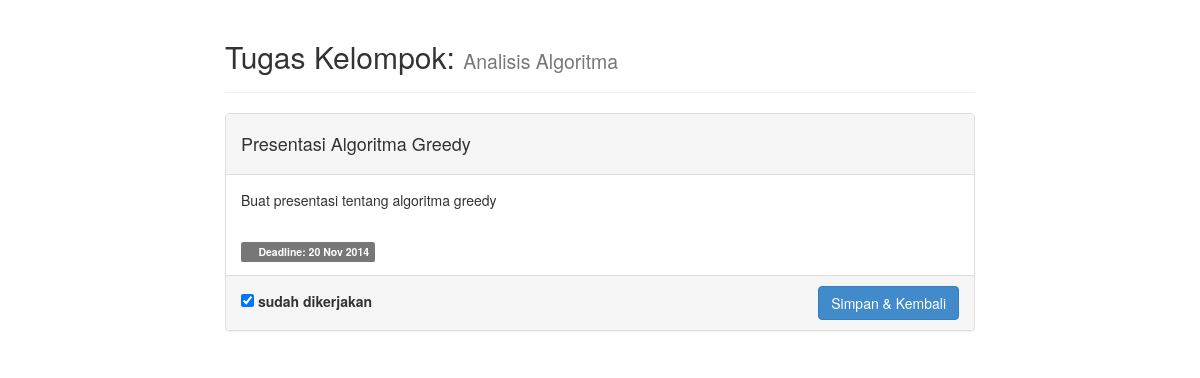
/detail.php?id=8, run on the app's committed database.
### tables this page shows
CREATE TABLE IF NOT EXISTS `tugas` (
`id` int(5) NOT NULL,
  `matakul` varchar(32) DEFAULT NULL,
  `judul` varchar(64) DEFAULT NULL,
  `deskripsi` text,
  `jenis` int(2) DEFAULT '1' COMMENT '1 = individu, 2 = kelompok',
  `deadline` date DEFAULT NULL,
  `selesai` int(2) DEFAULT '0' COMMENT '0 = belum selesai, 1 = selesai'
);

### detail.php (the view, shortened to what this page needs)
<?php
	if(isSet($_GET['id'])){
		$sql = mysqli_query($koneksi, "SELECT * FROM tugas WHERE id='".$_GET['id']."';");
		$tugas = mysqli_fetch_array($sql);
		($tugas['jenis'] == 1) ? $jenis = "Individu" :	$jenis = "Kelompok";
?>
<!DOCTYPE html>
<html lang="id">
<head>
	<link href='aset/css/bootstrap.css' rel='stylesheet' type='text/css' />
</head>
<body>
<div class="container">
	<div class="row">
		<div class="col-md-8">
			<div class="page-header"><h2>Tugas <?php echo $jenis ?>: <small><?php echo $tugas['matakul']; ?></small></h2></div>
			<div class="panel panel-default">
  				<div class="panel-heading"><h4><?php echo $tugas['judul']; ?></h4></div>
  				<div class="panel-body">
   				 <?php echo $tugas['deskripsi']; ?>
  				</div>
  				<div class="panel-body">
  				<b class="label label-default"><span class="glyphicon glyphicon-time"></span> Deadline: <?php echo date("j M Y", strtotime($tugas['deadline'])); ?></b>
  				</div>
  				<div class="panel-footer">
  					<form action="" method="POST">
  					<table width="100%">
  						<tr>
  							<td>
  								<?php if($tugas['selesai'] == 1){ ?>
  									<label><input type="checkbox" name="status" value="1" checked="checked"/> sudah dikerjakan</label>
  								<?php } else { ?>
  									<label><input type="checkbox" name="status" value="1"/> sudah dikerjakan</label>
  								<?php } ?>
  							</td>
  							<td style="text-align:right"><input type="submit" class="btn btn-primary" value="Simpan & Kembali" name="update" title="Simpan perubahan status tugas dan kembali ke manu utama"/></td>
  						</tr>
  					</table>
  					</form>
  				</div>
			</div>
		</div>
	</div>
</div>
</body>
</html>
<?php }
?>

### data on the page
tugas: matakul "Analisis Algoritma", judul "Presentasi Algoritma Greedy", deskripsi "Buat presentasi tentang algoritma greedy", deadline "20 Nov 2014"

### other printed values
$jenis "Kelompok"
